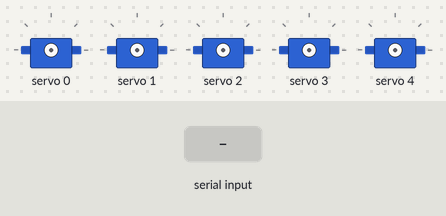
A sketch run on a simulated Arduino Uno, built with avr-gcc and run on an emulated ATmega328P. Parts: 5 × servo. Inputs (shaded band) come from the test bench.

Above: at 1.2 s.
1.3 s: "90:45\n" received over Serial
2.8 s: byte 10 ('\n') received over Serial
At 4.0 s:
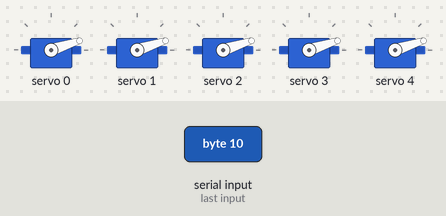
4.3 s: "30:150\n" received over Serial
At 5.5 s:
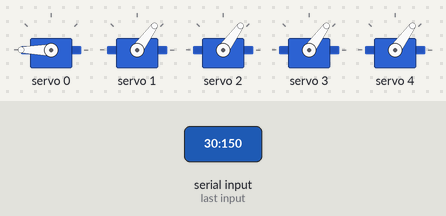
5.8 s: "5\n" received over Serial
At 6.4 s:
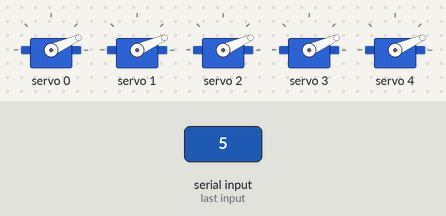
7.3 s: "90\n" received over Serial
At 7.6 s:
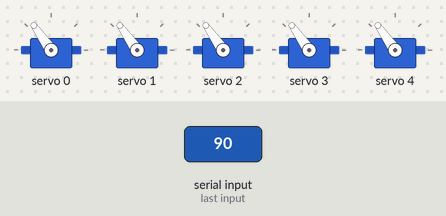
8.8 s: "200\n" received over Serial
At 10.0 s:
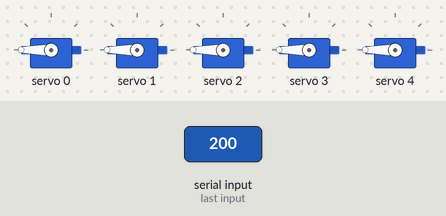
Timing chart, 0 to 11.3 s (numbered marks = the images above; inputs shaded):
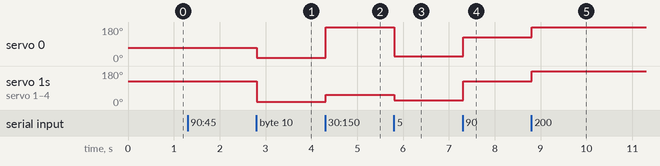

The sketch:

robot_hand_control.ino
```cpp
//Code for Anthropogenic Soft Robotic Hand, visual pipeline to control hand using arduino
//Nikhil Shokeen Worcester Polytechnic Institute Soft Robotics Lab
#include <Wire.h>
#include <Adafruit_PWMServoDriver.h>

// Initialize PWM servo driver
Adafruit_PWMServoDriver pwm = Adafruit_PWMServoDriver();


#define SERVO_FREQ 50
#define SERVOMIN  150
#define SERVOMAX  600

// Servo mapping
const int SERVO_PINS[] = {0, 1, 2, 3, 4};
const char FINGER_NAMES[] = {'T', 'I', 'M', 'R', 'P'};

// Buffer for data
String inputString = "";
bool stringComplete = false;

void setup() {
  Serial.begin(9600);
  inputString.reserve(200);

  // Initialize PWM driver
  pwm.begin();
  pwm.setOscillatorFrequency(27000000);
  pwm.setPWMFreq(SERVO_FREQ);

  delay(10);
}

void loop() {
  if (stringComplete) {
    parseAndMoveServos(inputString);
    inputString = "";
    stringComplete = false;
  }
}

void serialEvent() {
  while (Serial.available()) {
    char inChar = (char)Serial.read();
    inputString += inChar;
    if (inChar == '\n') {
      stringComplete = true;
    }
  }
}

void parseAndMoveServos(String data) {
  // Expected format: "T:angle,I:angle,M:angle,R:angle,P:angle"
  int startPos = 0;
  int endPos = 0;

  for (int i = 0; i < 5; i++) {
    // Find the start of the angle value
    startPos = data.indexOf(':', endPos) + 1;
    endPos = data.indexOf(',', startPos);
    if (endPos == -1) endPos = data.length();

    // Extract and convert angle
    String angleStr = data.substring(startPos, endPos);
    float angle = angleStr.toFloat();

    // Map angle to servo pulse length
    int pulse = map(angle, 0, 180, SERVOMIN, SERVOMAX);

    // Move servo
    pwm.setPWM(SERVO_PINS[i], 0, pulse);
  }
}
```

Measured:
- after the input at 2.8 s, servo 0: 71° → 18° at once; servo 1–4: 125° → 18° at once
- after the input at 4.3 s, servo 0: 18° → 180° at once; servo 1–4: 18° → 54° at once
- after the input at 5.8 s, servo 0: 180° → 24° at once; servo 1–4: 54° → 24° at once
- after the input at 7.3 s, servo 0–4: 24° → 125° at once
- after the input at 8.8 s, servo 0–4: 125° → 180° at once
